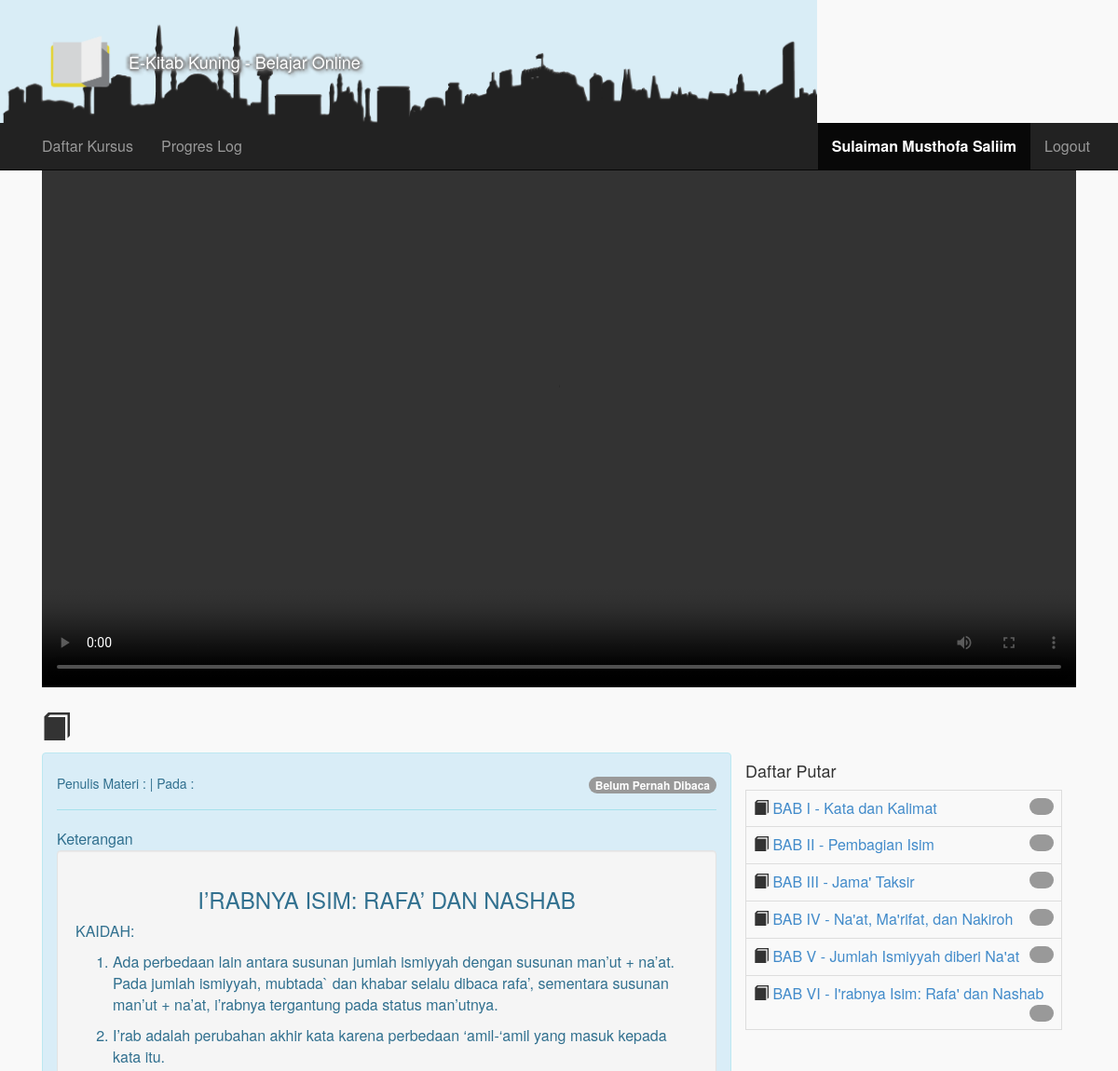
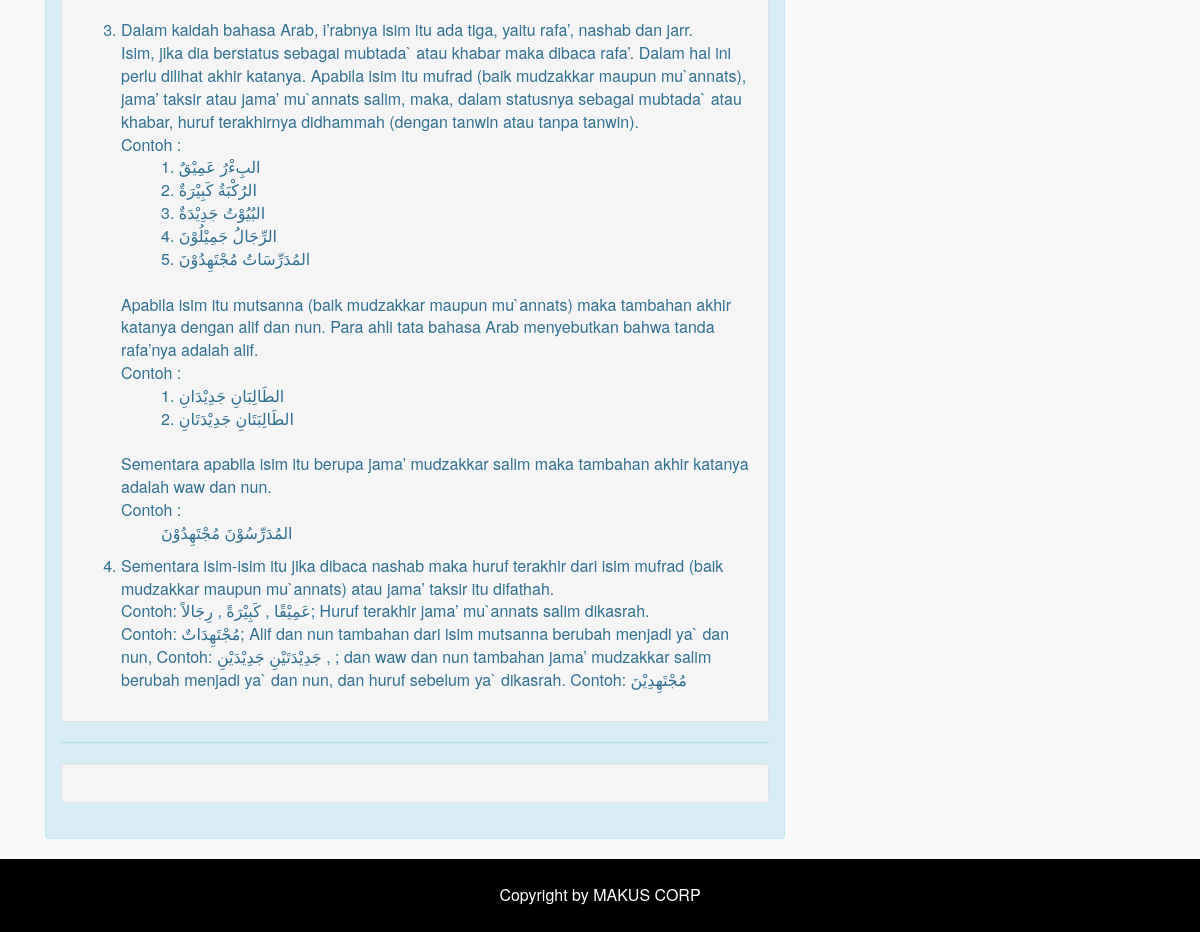
The page /kursus.php (signed in) on the database its author committed (2 pictures, top to bottom).
### tables this page shows
CREATE TABLE IF NOT EXISTS `akun` (
  `akun_id` int(11) NOT NULL AUTO_INCREMENT,
  `username` varchar(20) NOT NULL,
  `password` varchar(18) NOT NULL,
  `email` varchar(25) NOT NULL,
  `nama_lengkap` varchar(30) NOT NULL,
  `jenis_kelamin` enum('Laki-Laki','Perempuan') DEFAULT NULL,
  `tanggal_lahir` date DEFAULT NULL,
  `alamat` varchar(300) DEFAULT NULL,
  `status` enum('0','1','2') NOT NULL DEFAULT '1',
  `keterangan` text,
  `sertifikat` int(1) NOT NULL DEFAULT '0',
  PRIMARY KEY (`akun_id`),
  UNIQUE KEY `username` (`username`)
);

CREATE TABLE IF NOT EXISTS `materi` (
  `materi_id` int(11) NOT NULL AUTO_INCREMENT,
  `judul_materi` varchar(225) NOT NULL,
  `keterangan` text NOT NULL,
  `akun_id` int(11) NOT NULL,
  `tanggal` timestamp NOT NULL DEFAULT CURRENT_TIMESTAMP,
  PRIMARY KEY (`materi_id`)
);

### kursus.php (the view, shortened to what this page needs)
<?php
$id=$_GET['id'];
$nomor=$_GET['nomor'];
$sql="SELECT * FROM akun WHERE akun_id='".$_SESSION['userid']."'";
$query=mysql_query($sql);
$profil=mysql_fetch_array($query);
$detmateri=mysql_query("SELECT * FROM materi WHERE materi_id='$id'");
$materi=mysql_fetch_array($detmateri);
$penmateri=mysql_query("SELECT * FROM akun WHERE akun_id='".$materi['akun_id']."'");
$penulis=mysql_fetch_array($penmateri);
$putarsub=mysql_query("SELECT * FROM sub_bab WHERE materi_id='$id' AND nomor='$nomor' ORDER BY nomor ASC");
$putar=mysql_fetch_array($putarsub);
$ceknonton=mysql_query("SELECT * FROM log_bab WHERE akun_id='".$_SESSION['userid']."' AND materi_id='$id'");
$dafmateri=mysql_query("SELECT * FROM materi ORDER BY materi_id ASC");
?>
<!DOCTYPE html>
<html lang="en">
  <head>
	<link href="lib/css/bootstrap.css" rel="stylesheet">
	<link href="lib/css/style.css" rel="stylesheet">
	<link href="lib/css/style1.css" rel="stylesheet">
  </head>
  <body>
<?php include 'layout/navbar_utama.php'; ?>
<?php
	if($profil['status']==0){
		include 'layout/navbar_admin.php';
	}
	else{
		include 'layout/navbar.php';
	}
?>
    <div class="container">
    <div class="col-md-12">
      <video controls width="100%" height="">
      	<source src="<?php echo $putar['link_video']?>">
      </video>
      <h2>
      <i class="glyphicon glyphicon-book"></i> <?php echo $materi['judul_materi']." " ?>
      </h2>
    </div>
    <div class="col-lg-12">
		<div class="col-sm-8 alert alert-info">
			<h5 class="b">
				Penulis Materi : <?php echo $penulis['nama_lengkap'] ?> | Pada : <?php echo $materi['tanggal'] ?>
				<span class="badge badge-success pull-right">
					<?php if (mysql_num_rows($ceknonton)==1){ ?>
						Pernah Dibaca
					<?php }else{ ?>
						Belum Pernah Dibaca
					<?php } ?>
				</span>
			</h5>
			<hr>
			Keterangan
			<div class="well">
				<?php
					if($id=='1'){
						include 'materi/BAB I.php';
					}
					else if($id=='2'){
						include 'materi/BAB II.php';
					}
					else if($id=='3'){
						include 'materi/BAB III.php';
					}
					else if($id=='4'){
						include 'materi/BAB IV.php';
					}
					else if($id=='5'){
						include 'materi/BAB V.php';
					}
					else{
						include 'materi/BAB VI.php';
					}
				?>
			<hr>
			<div class="well">
			</div>
		<div class="col-sm-4" style="background-color:">
			<h4>Daftar Putar</h4>
			<table class="table col-sm-12 table-bordered table-stripped">
			<?php while ($row=mysql_fetch_array($dafmateri)) { ?>
			<tr>
				<td>
				<i class="glyphicon glyphicon-book"></i>
				<?php echo "<a href='kursus.php?id=".$row['materi_id']."&nomor=".$nomor."'>".$row['judul_materi']."</a>";
				$ceknonton2=mysql_query("SELECT * FROM log_bab WHERE akun_id='".$_SESSION['userid']."' AND materi_id='".$row['materi_id']."'");
				if (mysql_num_rows($ceknonton2)==0) {
					echo "<span class='badge pull-right' title='Belum Dibaca'><i class='glyphicon'></i></span>";
				}else{
					echo "<span class='badge pull-right' title='Sudah Dibaca'><i class='glyphicon glyphicon-ok'></i></span>";
				}
				?>
				</td>
			</tr>
			<?php } ?>
			</table>
		</div>
    <?php include 'layout/footer.php';?>
  </body>
</html>

### layout/navbar.php (shortened to what this page needs)
<div class="navbar navbar-inverse navbar-static-top">
    <div class="container">
        <div class="collapse navbar-collapse navHeaderCollapse">
          <ul class="nav navbar-nav navbar-justified">
            <li class=""><a href="user.php">Daftar Kursus</a></li>
            <li><a href="logkursus.php">Progres Log</a></li>
          </ul>
          <ul class="nav navbar-nav navbar-right">
            <li class="active">
              <a href="profil.php">
                  <strong>
                    <?php echo $profil['nama_lengkap']  ?>
                  </strong>
              </a>
            </li>
            <li><a href="logout.php">Logout</a></li>
          </ul>
        </div>
    </div>
</div>

### kursus.php (style rules this page uses)
body { margin: 0; padding: 0; outline: 0; font-size: 12pt; }

### rows shown on the page
akun: nama_lengkap "Sulaiman Musthofa Saliim"
materi: judul_materi "BAB I - Kata dan Kalimat"
materi: judul_materi "BAB II - Pembagian Isim"
materi: judul_materi "BAB III - Jama' Taksir"
materi: judul_materi "BAB IV - Na'at, Ma'rifat, dan Nakiroh"
materi: judul_materi "BAB V - Jumlah Ismiyyah diberi Na'at"
materi: judul_materi "BAB VI - I'rabnya Isim: Rafa' dan Nashab"

### other values the page prints
$namaaplikasi "E-Kitab Kuning - Belajar Online"
